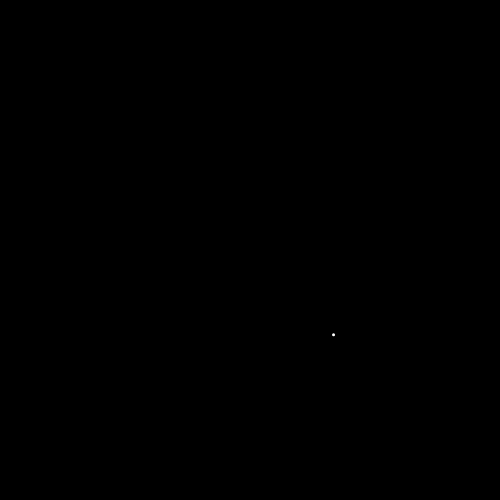
Frame 1 (no input)
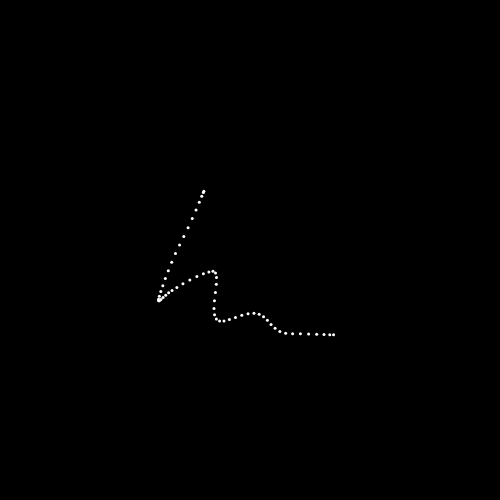
Frame 60 (no input)
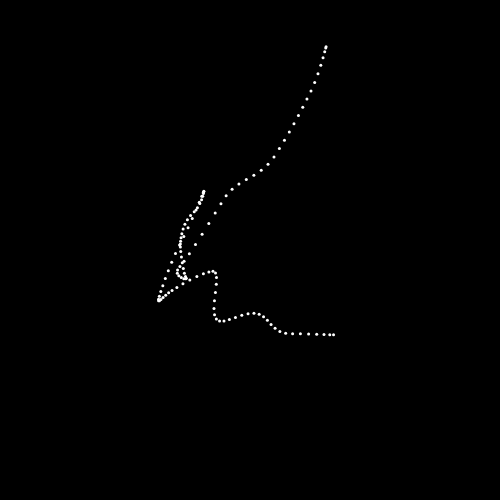
Frame 120 (the mouse pressed at the canvas centre since frame 60)

The p5.js sketch that drew these frames (run headless with seeded random() and noise() and a simulated clock; from frame 60 on, the mouse is pressed at the canvas centre):

// p5.js sketch
// ── sketch.js
function setup() {
    createCanvas(500, 500);
    background(0);
}
function draw() {
    stroke(255);
    strokeWeight(3.0);
    //noise函数
    var x = width*noise(millis()/1000.0, 0.0);
    var y = height*noise(0.0, millis()/1000.0);
    point(x, y);
}
